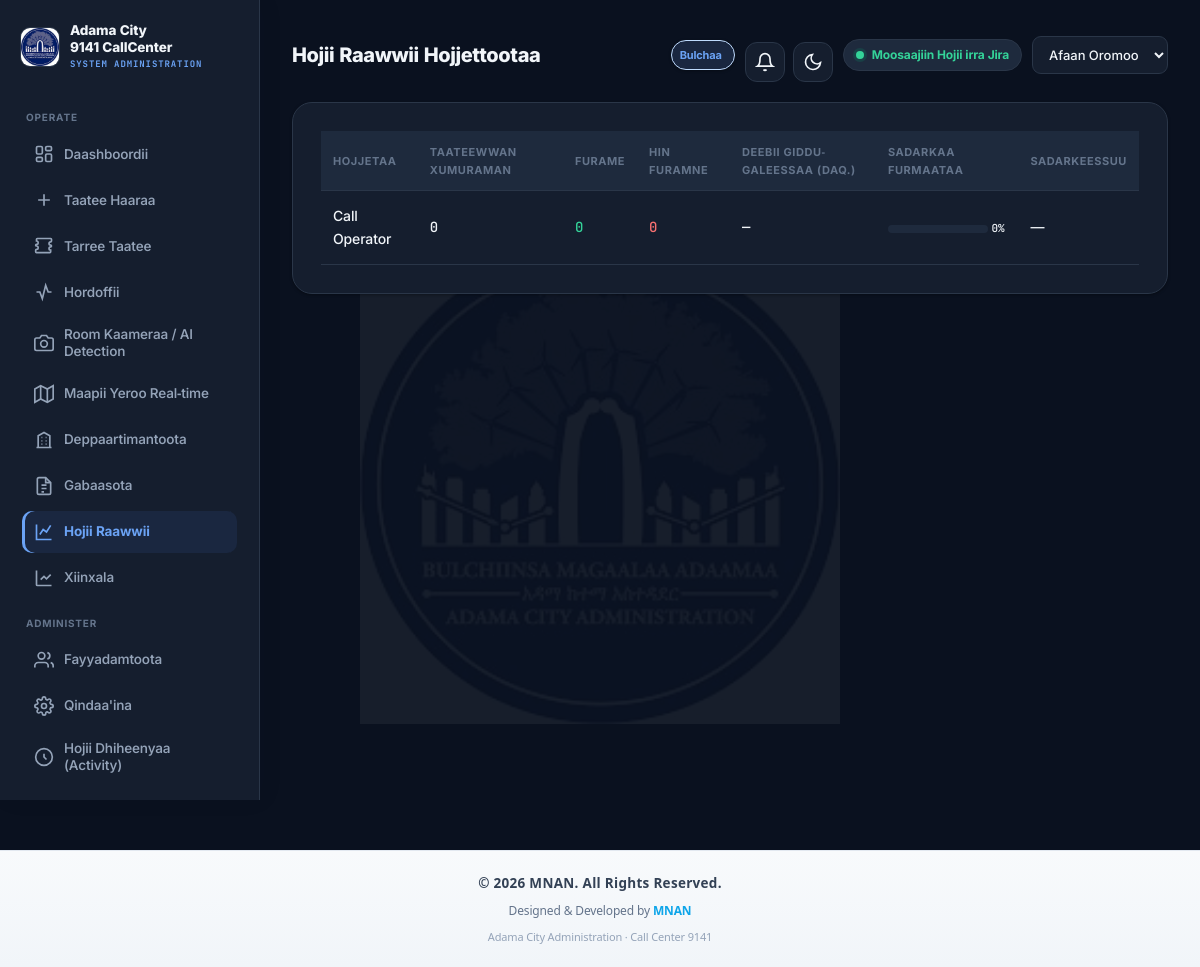
The page /admin/performance.php (signed in) on the database its author committed.
### tables this page shows
CREATE TABLE `users` (
  `id` int(11) NOT NULL,
  `full_name` varchar(150) NOT NULL,
  `email` varchar(150) DEFAULT NULL,
  `phone` varchar(32) DEFAULT NULL,
  `username` varchar(80) NOT NULL,
  `password_hash` varchar(255) NOT NULL,
  `role` enum('administrator','operator','supervisor','department_officer','camera_operator') NOT NULL DEFAULT 'operator',
  `department_id` int(11) DEFAULT NULL,
  `status` enum('active','inactive') NOT NULL DEFAULT 'active',
  `failed_attempts` int(11) NOT NULL DEFAULT 0,
  `locked_until` datetime DEFAULT NULL,
  `created_at` timestamp NOT NULL DEFAULT current_timestamp()
);

### admin/performance.php (the view, shortened to what this page needs)
<?php
require __DIR__ . '/../includes/auth.php';
$rows = $pdo->query("SELECT u.id, u.full_name,
    COUNT(e.id) AS handled,
    SUM(e.status='solved') AS solved,
    SUM(e.status='unsolved') AS unsolved,
    AVG(e.response_time_minutes) AS avg_response,
    AVG(e.satisfaction_rating) AS avg_rating
    FROM users u
    LEFT JOIN events e ON e.operator_id = u.id
    WHERE u.role = 'operator'
    GROUP BY u.id ORDER BY handled DESC")->fetchAll();
$dir = t_raw('dir');
?>
<!DOCTYPE html>
<html lang="<?= $CURRENT_LANG ?>" dir="<?= $dir ?>">
<head>
<link rel="stylesheet" href="../assets/style.css">
</head>
<body>
<div class="shell">
<?php include __DIR__ . '/includes/sidebar.php'; ?>
<main class="main">
    <div class="top-actions" style="margin-bottom:20px;">
        <h2 style="margin:0;"><?= t('performance_title') ?></h2>
        <div class="topbar-controls"><?php render_topbar_controls(); render_lang_switcher(); ?></div>
    </div>
    <div class="card">
        <table>
            <tr>
                <th><?= t('perf_col_operator') ?></th><th><?= t('perf_col_handled') ?></th><th><?= t('perf_col_solved') ?></th>
                <th><?= t('perf_col_unsolved') ?></th><th><?= t('perf_col_avg_response') ?></th><th><?= t('perf_col_resolution_rate') ?></th><th><?= t('label_rating') ?></th>
            </tr>
            <?php foreach ($rows as $r): ?>
            <?php $rate = $r['handled'] > 0 ? round(($r['solved'] / $r['handled']) * 100) : 0; ?>
            <tr>
                <td><?= htmlspecialchars($r['full_name']) ?></td>
                <td class="mono"><?= (int)$r['handled'] ?></td>
                <td class="mono" style="color:var(--green)"><?= (int)$r['solved'] ?></td>
                <td class="mono" style="color:var(--red)"><?= (int)$r['unsolved'] ?></td>
                <td class="mono"><?= $r['avg_response'] ? round($r['avg_response']) : '—' ?></td>
                <td>
                    <div style="background:var(--panel-2); border-radius:20px; height:8px; width:100px; overflow:hidden; display:inline-block; vertical-align:middle;">
                    </div>
                    <span class="mono" style="font-size:11px;"><?= $rate ?>%</span>
                </td>
                <td><?= $r['avg_rating'] ? round($r['avg_rating'], 1) . ' ★' : '—' ?></td>
            </tr>
            <?php endforeach; ?>
        </table>
    </div>
</main>
</div>
<footer style="
    text-align: center;
    padding: 22px 16px;
    margin-top: 50px;
    background: linear-gradient(180deg, #f8fafc 0%, #f1f5f9 100%);
    border-top: 1px solid #e2e8f0;
    font-family: system-ui, -apple-system, sans-serif;
">
    <div style="
        font-size: 13.5px;
        font-weight: 600;
        color: #334155;
        letter-spacing: 0.3px;
    ">
        © 2026 MNAN. All Rights Reserved.
    </div>
    <div style="
        margin-top: 6px;
        font-size: 12px;
        color: #64748b;
    ">
        Designed &amp; Developed by <span style="color:#0ea5e9; font-weight:600;">MNAN</span>
    </div>
    <div style="
        margin-top: 8px;
        font-size: 11px;
        color: #94a3b8;
    ">
        Adama City Administration · Call Center 9141
    </div>
</footer>
</body>
</html>

### assets/style.css (style rules this page uses)
:root { --bg: #F0F4FA; --panel: #FFFFFF; --panel-solid: #FFFFFF; --panel-2: #F5F8FC; --border: #E2E8F0; --border-strong: #CBD5E1; --cyan: #1E3A8A; --cyan-hover: #152A66; --cyan-soft: #EEF4FF; --violet: #B45309; --amber: #D97706; --green: #059669; --red: #DC2626; --accent2: #0D9488; --text: #0F172A; --muted: #475569; --faint: #94A3B8; --display: 'Noto Sans Ethiopic', 'Inter', 'Segoe UI', system-ui, sans-serif; --body: 'Noto Sans Ethiopic', 'Inter', 'Segoe UI', system-ui, sans-serif; --mono: 'JetBrains Mono', Consolas, ui-monospace, monospace; --shadow-sm: 0 1px 2px rgba(15, 23, 42, 0.04), 0 2px 8px rgba(15, 23, 42, 0.04); --shadow-md: 0 8px 24px rgba(15, 23, 42, 0.07), 0 2px 8px rgba(15, 23, 42, 0.04); --shadow-lg: 0 20px 48px rgba(15, 23, 42, 0.10), 0 8px 16px rgba(15, 23, 42, 0.05); --ease: cubic-bezier(0.4, 0, 0.2, 1); --ease-out: cubic-bezier(0.16, 1, 0.3, 1); --radius: 16px; --radius-sm: 12px; --radius-lg: 20px; --focus-ring: 0 0 0 3px rgba(30, 58, 138, 0.16); }
html[data-theme="dark"] { --bg: #0B1220; --panel: #151E2E; --panel-solid: #151E2E; --panel-2: #1E2A3D; --border: #2A3648; --border-strong: #3D4B5F; --cyan: #6BA3F5; --cyan-hover: #93C5FD; --cyan-soft: #1A2740; --violet: #FBBF24; --amber: #F59E0B; --green: #34D399; --red: #F87171; --accent2: #2DD4BF; --text: #F1F5F9; --muted: #94A3B8; --faint: #64748B; --shadow-sm: 0 1px 3px rgba(0, 0, 0, 0.35); --shadow-md: 0 8px 28px rgba(0, 0, 0, 0.40); --shadow-lg: 0 24px 56px rgba(0, 0, 0, 0.50); --focus-ring: 0 0 0 3px rgba(107, 163, 245, 0.28); }
*, *::before, *::after { box-sizing: border-box; }
html { scroll-behavior: smooth; scrollbar-color: var(--border-strong) transparent; }
body { font-family: var(--body); background-color: var(--bg); margin: 0; color: var(--text); -webkit-font-smoothing: antialiased; -moz-osx-font-smoothing: grayscale; text-rendering: optimizeLegibility; min-height: 100vh; line-height: 1.6; font-size: 15px; letter-spacing: -0.01em; position: relative; }
body::before { content: ""; position: fixed; inset: 0; background-color: var(--bg); background-image: url('logo-adama.png'); background-repeat: no-repeat; background-position: center center; background-size: min(480px, 55vw); background-attachment: fixed; opacity: 0.04; filter: grayscale(0.2); pointer-events: none; z-index: 0; }
html[data-theme="dark"] body::before { opacity: 0.05; }
body > * { position: relative; z-index: 1; }
h1, h2, h3, h4 { font-family: var(--display); font-weight: 800; color: var(--text); letter-spacing: -0.02em; line-height: 1.3; margin: 0 0 8px; }
h2 { font-size: 20px; font-weight: 800; }
.mono { font-family: var(--mono); }
.shell { display: flex; min-height: 100vh; background: transparent; }
.main { flex: 1; padding: 28px 32px 56px; max-width: 1280px; background: transparent; animation: fadeIn 0.4s var(--ease-out) both; }
.top-actions { display: flex; justify-content: space-between; align-items: center; flex-wrap: wrap; gap: 12px; }
.topbar-controls { display: flex; align-items: center; gap: 10px; flex-wrap: wrap; }
.card { background: var(--panel); border: 1px solid var(--border); border-radius: var(--radius-lg); padding: 28px; margin-bottom: 20px; box-shadow: var(--shadow-sm); transition: box-shadow 0.25s var(--ease-out), border-color 0.2s, transform 0.25s var(--ease-out); }
table { width: 100%; border-collapse: collapse; }
th { text-align: left; font-size: 11px; letter-spacing: 0.05em; text-transform: uppercase; color: var(--faint); font-weight: 700; padding: 12px; border-bottom: 1px solid var(--border); background: var(--panel-2); }
td { padding: 14px 12px; border-bottom: 1px solid var(--border); font-size: 14px; vertical-align: middle; font-weight: 500; }
tr { transition: background-color 0.12s ease; }

### rows shown on the page
users: full_name "Call Operator", handled "0", solved "0", unsolved "0", rate "0"

### other values the page prints
t('nav_dashboard') "Daashboordii"
t('nav_new_event') "Taatee Haaraa"
t('nav_event_list') "Tarree Taatee"
t('nav_monitoring') "Hordoffii"
t('nav_cameras') "Room Kaameraa / AI Detection"
t('nav_live_map') "Maapii Yeroo Real-time"
t('nav_departments') "Deppaartimantoota"
t('nav_reports') "Gabaasota"
t('nav_performance') "Hojii Raawwii"
t('nav_analytics') "Xiinxala"
t('nav_users') "Fayyadamtoota"
t('nav_settings') "Qindaa'ina"
t('nav_activity') "Hojii Dhiheenyaa (Activity)"
t('performance_title') "Hojii Raawwii Hojjettootaa"
t('role_' . $role) "Bulchaa"
